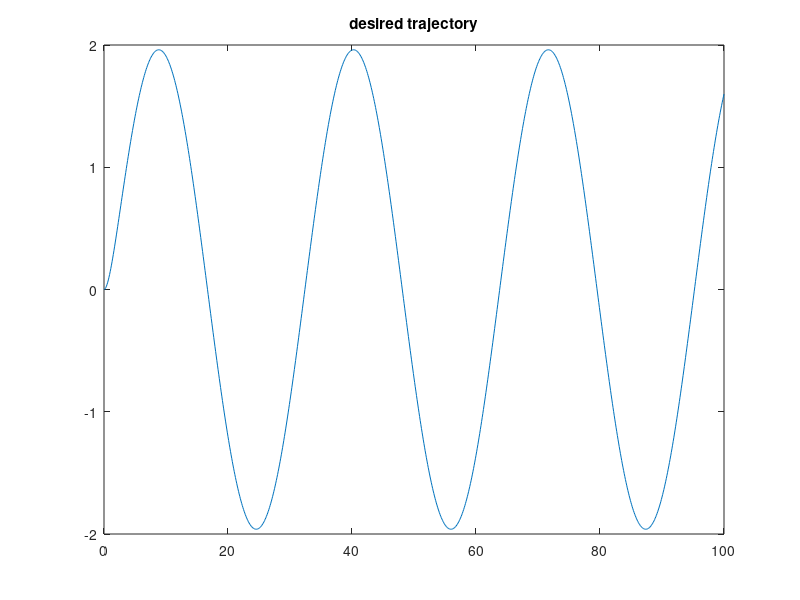

Here is the MATLAB script that generated this plot: (Note: this script raises an error after producing the figure.)

%% April 2021 update
%%
clear all
close all

%% simulation time definition
interval=0.1;
t_space = 0:interval:100;

%% Model Definition
am = 1;
bm = +2;
% r = 5;
% r = r *ones(1,length(t_space));
r = sin(0.2*t_space);
u_r = r;
Wm = tf(bm,[1 am]);
xm = lsim(Wm,u_r,t_space);
figure()
plot(t_space,xm);
title('desired trajectory');

gamma1=0.3; %0.2 and 0.3 also work
gamma2=0.3;


%% Plant Definition for simulation purposes
km=250;
kT=0.004;
Tm=0.5;
a =  1/Tm;
b = km*kT/Tm;
Gp = tf(b,[1 a]);
Gp_ss = ss(Gp); %for b,a <0 the system is unstable that's why I don't expect k, l to actually converge
% a must be positive, b can be whatever
% test = lsim(Gp_ss,ones(1,length(t_space)),t_space);
% plot(t_space,test)

%% Initialization of loop variables
x=zeros;
u = zeros;
k=zeros;
l=zeros;
k_l = zeros(length(t_space),2);
x(1)=0;
e(1)=0;
kstar=(am-a)/b
lstar=bm/b
kp = calculate_k(Gp);
km = calculate_k(Wm);
sgn = sign(kp)/sign(km); 

%% MRAC process
for i=1:(length(xm)-1)
    
    t = t_space(i):interval:t_space(i+1);
    u(i) = -k_l(i,1)*x(i) + k_l(i,2)*r(i); %deleted the minus in front of k_l( , 1) here and put it 
    %in the adaptive law 
    
    input=u(i) * ones(1,length(t));
    temp = lsim(Gp_ss,input,t,x(i));
    x(i+1)=temp(end);
    
    e(i+1)=x(i+1)-xm(i+1);
    
    [k_l(i+1,1),k_l(i+1,2)]= calculate_k_l(gamma1,gamma2,e(i+1),x(i+1),r(i+1),t,k_l(i,:),sign(b)); %sign(b)
    
end

%% Figure Generation
save workspace.mat
figures()
